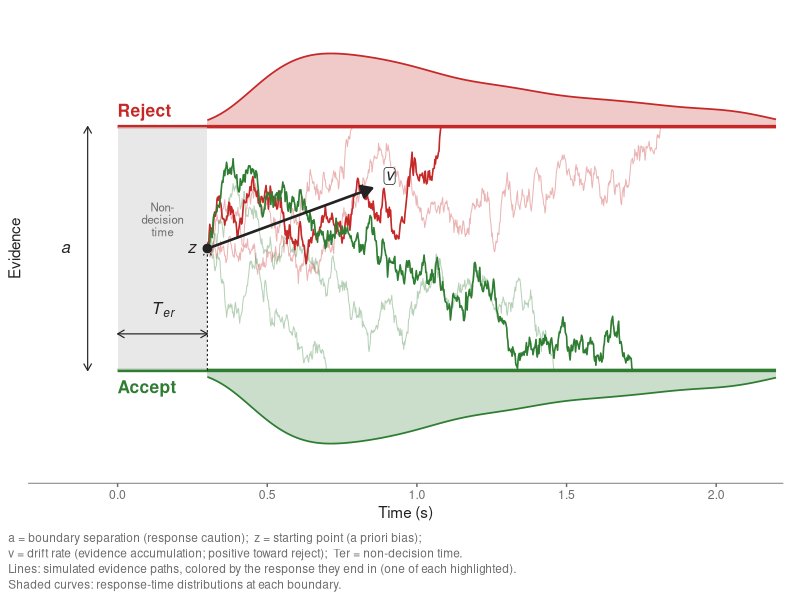
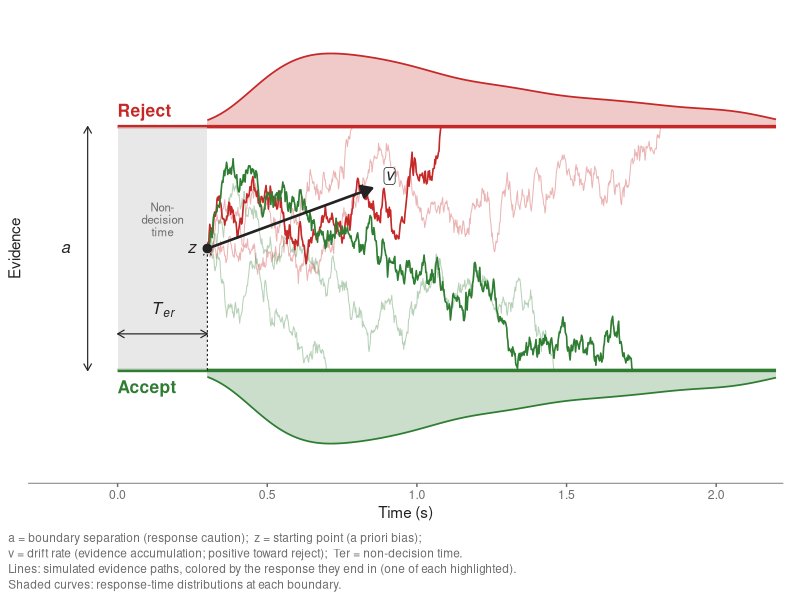

The R script that drew these images, in order:
# Scripts/ddm_schematic.R
#
# Illustrative drift diffusion model figure for the manuscript: the four
# parameters (a, z, v, Ter) labelled, upper boundary = Reject (red),
# lower boundary = Accept (green), with simulated evidence paths and the
# resulting response-time distributions at each boundary.
#
# Parameter values are illustrative only, not estimates.
# Run from the project root:  Rscript Scripts/ddm_schematic.R
# Output: analysis/figures/ddm-schematic.png and .pdf

library(ggplot2)

reject_col <- "#C62828"
accept_col <- "#2E7D32"
ink <- "#222222"
muted <- "#6b6b6b"

# Illustrative parameters
a <- 2       # boundary separation
z <- 0.5     # relative starting point (0 = accept, 1 = reject); 0.5 = unbiased
v <- 0       # drift rate used for simulation: 0 so both responses are equally likely
v_arrow <- 0.9  # slope of the illustrative drift arrow (direction of evidence accumulation)
ter <- 0.3   # non-decision time (s)
dt <- 0.002
s <- 1       # diffusion noise
t_max <- 2.2

simulate_path <- function() {
  x <- z * a
  xs <- x
  while (x > 0 && x < a && length(xs) * dt < t_max - ter) {
    x <- x + v * dt + s * sqrt(dt) * rnorm(1)
    xs <- c(xs, x)
  }
  xs <- pmin(pmax(xs, 0), a)
  data.frame(t = ter + (seq_along(xs) - 1) * dt, x = xs,
             hit = if (xs[length(xs)] >= a) "reject" else if (xs[length(xs)] <= 0) "accept" else "none")
}

# First-passage times for the RT distributions
set.seed(11)
fpt <- do.call(rbind, lapply(1:4000, \(i) {
  p <- simulate_path()
  data.frame(rt = max(p$t), hit = p$hit[1])
}))
fpt <- fpt[fpt$hit != "none", ]

# With v = 0 and z = .5 the model is symmetric, so both boundaries share one
# RT distribution. Pool all first-passage times (removes simulation noise)
# and draw the same curve above Reject and mirrored below Accept.
d_rt <- density(fpt$rt, from = ter, to = t_max, adjust = 1.2)
d_y <- d_rt$y / max(d_rt$y) * 0.6
dens_reject <- data.frame(t = d_rt$x, ymin = a, ymax = a + d_y)
dens_accept <- data.frame(t = d_rt$x, ymin = 0, ymax = -d_y)

# Example paths: 3 ending at Reject, 3 at Accept; one of each highlighted
set.seed(4)
paths <- list()
n_hit <- c(reject = 0, accept = 0)
want <- c(reject = 3, accept = 3)
while (sum(n_hit) < sum(want)) {
  p <- simulate_path()
  h <- p$hit[1]
  if (h != "none" && n_hit[h] < want[h] && max(p$t) < t_max - 0.3) {
    paths[[length(paths) + 1]] <- p
    n_hit[h] <- n_hit[h] + 1
  }
}
paths <- do.call(rbind, Map(\(p, i) cbind(p, id = i), paths, seq_along(paths)))
hi_reject <- paths[paths$hit == "reject", ]
hi_reject <- hi_reject[hi_reject$id == min(hi_reject$id), ]
hi_accept <- paths[paths$hit == "accept", ]
hi_accept <- hi_accept[hi_accept$id == min(hi_accept$id), ]

x0 <- z * a
arrow_len <- 0.55
txt <- 3.6

g <- ggplot() +
  # RT distributions
  geom_ribbon(data = dens_reject, aes(t, ymin = ymin, ymax = ymax), fill = reject_col, alpha = 0.25) +
  geom_line(data = dens_reject, aes(t, ymax), colour = reject_col, linewidth = 0.6) +
  geom_ribbon(data = dens_accept, aes(t, ymin = ymax, ymax = ymin), fill = accept_col, alpha = 0.25) +
  geom_line(data = dens_accept, aes(t, ymax), colour = accept_col, linewidth = 0.6) +
  # Boundaries
  annotate("segment", x = 0, xend = t_max, y = a, yend = a, colour = reject_col, linewidth = 1.2) +
  annotate("segment", x = 0, xend = t_max, y = 0, yend = 0, colour = accept_col, linewidth = 1.2) +
  annotate("text", x = 0, y = a + 0.08, vjust = 0, hjust = 0, label = "Reject", colour = reject_col,
           fontface = "bold", size = 4.4) +
  annotate("text", x = 0, y = -0.08, vjust = 1, hjust = 0, label = "Accept", colour = accept_col,
           fontface = "bold", size = 4.4) +
  # Non-decision time
  annotate("rect", xmin = 0, xmax = ter, ymin = 0, ymax = a, fill = "grey85", alpha = 0.6) +
  annotate("segment", x = 0, xend = ter, y = a * 0.15, yend = a * 0.15, colour = ink,
           arrow = arrow(ends = "both", length = unit(0.08, "in")), linewidth = 0.4) +
  annotate("text", x = ter / 2, y = a * 0.25, label = "italic(T[er])", parse = TRUE,
           size = txt + 0.6, colour = ink) +
  annotate("text", x = ter / 2, y = a * 0.62, label = "Non-\ndecision\ntime",
           size = 2.9, colour = muted, lineheight = 0.9) +
  # Paths
  geom_path(data = paths[paths$hit == "reject", ], aes(t, x, group = id),
            colour = reject_col, alpha = 0.35, linewidth = 0.35) +
  geom_path(data = paths[paths$hit == "accept", ], aes(t, x, group = id),
            colour = accept_col, alpha = 0.35, linewidth = 0.35) +
  geom_path(data = hi_reject, aes(t, x), colour = reject_col, linewidth = 0.55) +
  geom_path(data = hi_accept, aes(t, x), colour = accept_col, linewidth = 0.55) +
  # Starting point
  annotate("segment", x = ter, xend = ter, y = 0, yend = x0, colour = ink,
           arrow = arrow(length = unit(0.08, "in")), linewidth = 0.4, linetype = "22") +
  annotate("point", x = ter, y = x0, size = 2.6, colour = ink) +
  annotate("text", x = ter - 0.04, y = x0, label = "italic(z)", parse = TRUE,
           hjust = 1, size = txt + 0.6, colour = ink) +
  # Drift rate
  annotate("segment", x = ter, xend = ter + arrow_len, y = x0, yend = x0 + v_arrow * arrow_len,
           colour = ink, linewidth = 0.9, arrow = arrow(length = unit(0.12, "in"), type = "closed")) +
  annotate("label", x = ter + arrow_len + 0.04, y = x0 + v_arrow * arrow_len + 0.1,
           label = "italic(v)", parse = TRUE, hjust = 0, size = txt + 0.6, colour = ink,
           fill = "white", border.colour = NA, label.padding = unit(0.08, "lines")) +
  # Boundary separation
  annotate("segment", x = -0.1, xend = -0.1, y = 0, yend = a, colour = ink,
           arrow = arrow(ends = "both", length = unit(0.08, "in")), linewidth = 0.4) +
  annotate("text", x = -0.16, y = a / 2, label = "italic(a)", parse = TRUE,
           hjust = 1, size = txt + 0.6, colour = ink) +
  labs(caption = paste0(
    "a = boundary separation (response caution);  z = starting point (a priori bias);\n",
    "v = drift rate (evidence accumulation; positive toward reject);  Ter = non-decision time.\n",
    "Lines: simulated evidence paths, colored by the response they end in (one of each highlighted).\nShaded curves: response-time distributions at each boundary."
  )) +
  scale_x_continuous("Time (s)", breaks = seq(0, 2, 0.5), expand = expansion(mult = c(0.02, 0.01))) +
  scale_y_continuous("Evidence", breaks = NULL) +
  coord_cartesian(xlim = c(-0.25, t_max), ylim = c(-0.75, a + 0.75), clip = "off") +
  theme_classic(base_family = "sans", base_size = 11) +
  theme(
    axis.line.y = element_blank(),
    axis.line.x = element_line(colour = muted, linewidth = 0.3),
    axis.ticks.x = element_line(colour = muted),
    axis.title = element_text(colour = ink),
    axis.text = element_text(colour = muted),
    plot.caption = element_text(hjust = 0, colour = muted, size = 8.5, lineheight = 1.1,
                                margin = margin(t = 8)),
    plot.caption.position = "plot",
    plot.margin = margin(10, 12, 6, 6)
  )

dir.create(file.path("analysis", "figures"), showWarnings = FALSE)
ggsave(file.path("analysis", "figures", "ddm-schematic.png"), g, width = 7, height = 4.6, dpi = 300, bg = "white")
ggsave(file.path("analysis", "figures", "ddm-schematic.pdf"), g, width = 7, height = 4.6, bg = "white")
message("Wrote analysis/figures/ddm-schematic.{png,pdf}")
